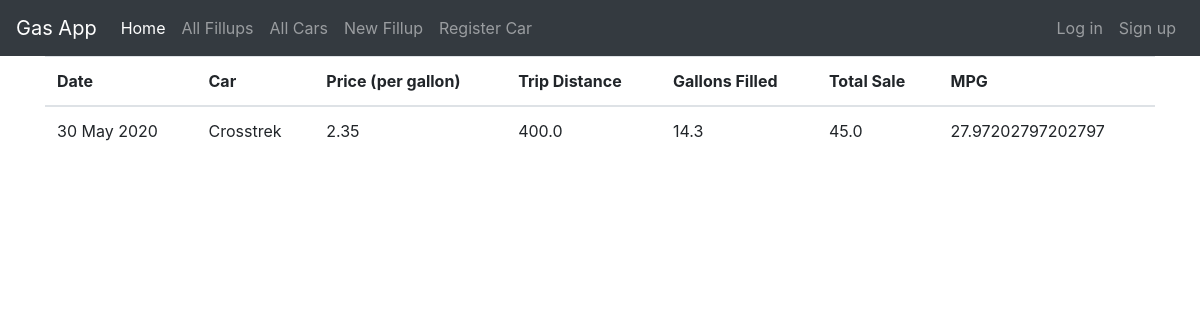
Before: /fillups/ with the older database file.
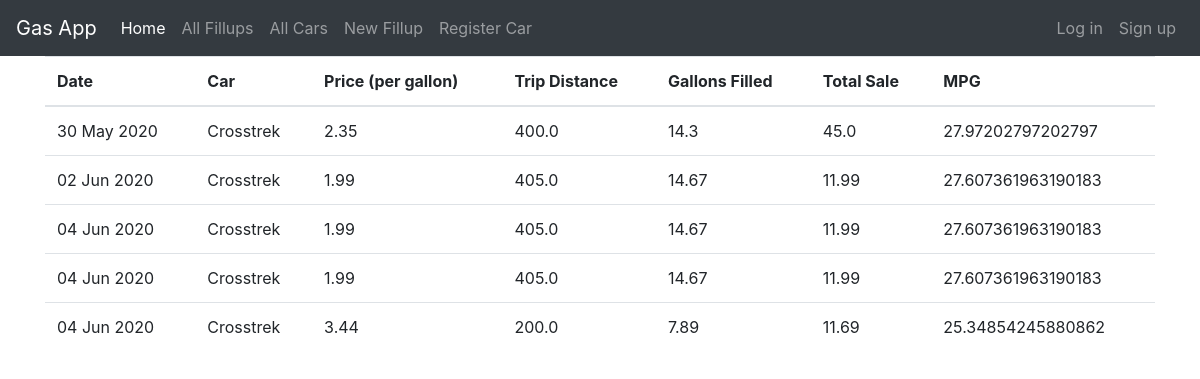
After: the same page with the newer database file.
### fillups/models.py (models this page shows)
class Fillup(models.Model):
    date = models.DateField(default=date.today)
    price_per_gallon = models.FloatField()
    trip_distance = models.FloatField()
    gallons = models.FloatField()
    total_sale = models.FloatField()
    car = models.ForeignKey('Car',on_delete=models.CASCADE)
    @property
    def mpg(self):
        return self.trip_distance/self.gallons

class Car(models.Model):
    name = models.CharField(max_length=25)
    make = models.CharField(max_length=25)
    model = models.CharField(max_length=25)
    model_year = models.IntegerField(choices=MODEL_YEARS)
    status = models.BooleanField(choices=STATUS)
    def __str__(self):
        return self.name

### fillups/views.py (the view)
# urls.py: path('fillups/',views.FillupListView.as_view(),name='fillup_list'),
class FillupListView(ListView):
    model = Fillup

### fillups/templates/fillups/fillup_list.html
{% extends 'base.html' %}
{% block content %}
<div class="centerstage">
  <table class="table">
    <thead>
      <tr>
        <th>Date</th>
        <th>Car</th>
        <th>Price (per gallon)</th>
        <th>Trip Distance</th>
        <th>Gallons Filled</th>
        <th>Total Sale</th>
        <th>MPG</th>
      </tr>
    </thead>
    <tbody>
      {% for fillup in fillup_list %}
        <tr>
          <div class="fillup">
            <td>{{ fillup.date|date:"d M Y"}}</td>
            <td>{{ fillup.car }}</td>
            <td>{{ fillup.price_per_gallon }}</td>
            <td>{{ fillup.trip_distance }}</td>
            <td>{{ fillup.gallons }}</td>
            <td>{{ fillup.total_sale }}</td>
            <td>{{ fillup.mpg }}</td>
          </div>
        </tr>
      {% endfor %}
    </tbody>
  </table>
</div>
{% endblock %}

### templates/base.html (shortened to what this page needs)
<!DOCTYPE html>
{% load static %}
<html lang="en" dir="ltr">
  <head>
    <link rel="stylesheet" href="{% static 'css/bootstrap.min.css'%}">
  </head>
  <body>
    <nav class="navbar navbar-expand-lg navbar-dark bg-dark">
      <a class="navbar-brand" href="{% url 'home' %}">Gas App</a>
      <div class="collapse navbar-collapse" id="navbarNavAltMarkup">
        <div class="navbar-nav">
          <a class="nav-item nav-link active" href="{% url 'home' %}">Home<span class="sr-only">(current)</span></a>
          <a class="nav-item nav-link" href="{% url 'fillups:fillup_list' %}">All Fillups</a>
          <a class="nav-item nav-link" href="{% url 'fillups:car_list' %}">All Cars</a>
          <a class="nav-item nav-link" href="{% url 'fillups:new_fillup' %}">New Fillup</a>
          <a class="nav-item nav-link" href="{% url 'fillups:new_car' %}">Register Car</a>
        </div>
      </div>
      <div class="navbar-nav ml-auto">
        {% if user.is_authenticated %}
          <a class="nav-item nav-link" href="#" class="btn btn-simple">My Profile</a>
          <a class="nav-item nav-link" href="{% url 'accounts:logout' %}" class="btn btn-simple">Log out</a>
        {% else %}
          <a class="nav-item nav-link" href="{% url 'accounts:login' %}" class="btn btn-simple">Log in</a>
          <a class="nav-item nav-link" href="{% url 'accounts:signup' %}" class="btn btn-simple">Sign up</a>
        {% endif %}
      </div>
    </nav>
    <div class="container mycontent">
      {% block content %}
      {% endblock %}
    </div>
  </body>
</html>

Changed rows visible on the page:
added Fillup: date "02 Jun 2020", car "Crosstrek", price_per_gallon "1.99", trip_distance "405.0", gallons "14.67", total_sale "11.99", mpg "27.607361963190183"
added Fillup: date "04 Jun 2020", car "Crosstrek", price_per_gallon "1.99", trip_distance "405.0", gallons "14.67", total_sale "11.99", mpg "27.607361963190183"
added Fillup: date "04 Jun 2020", car "Crosstrek", price_per_gallon "1.99", trip_distance "405.0", gallons "14.67", total_sale "11.99", mpg "27.607361963190183"
added Fillup: date "04 Jun 2020", car "Crosstrek", price_per_gallon "3.44", trip_distance "200.0", gallons "7.89", total_sale "11.69", mpg "25.34854245880862"
